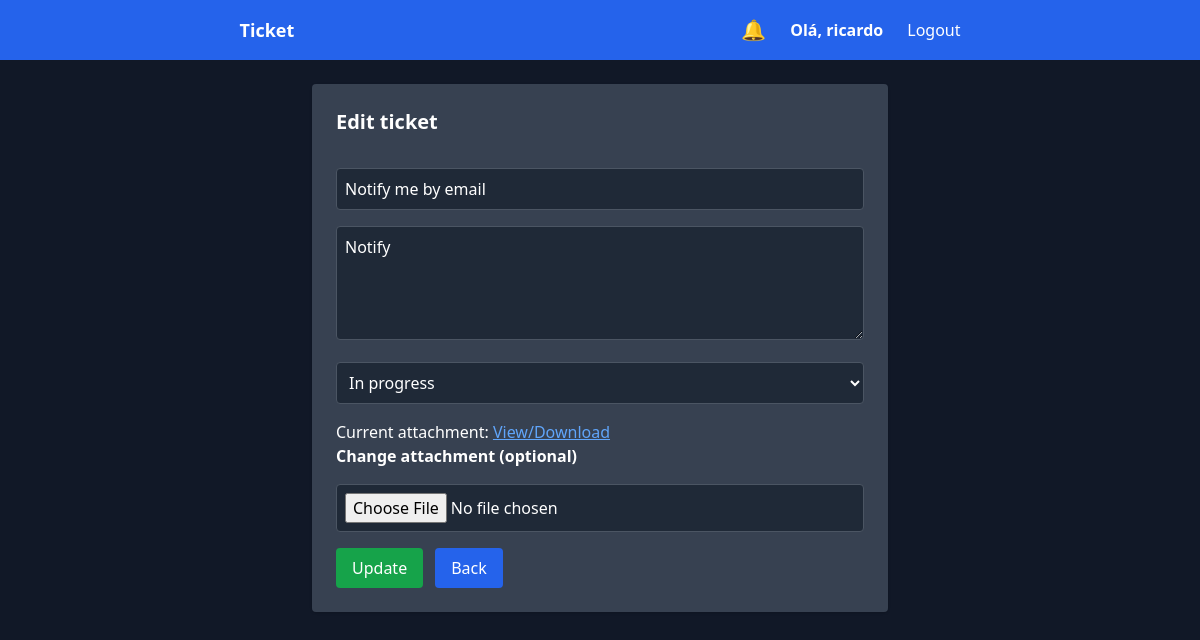
The page /chamados/editar/38/ (signed in) on the database its author committed.
### chamados/models.py (models this page shows, shortened)
class Chamado(models.Model):
    STATUS_CHOICES = (
        ('aberto', 'Open'),
        ('andamento', 'In progress'),
        ('fechado', 'Closed'),
    )
    titulo = models.CharField(max_length=100)
    descricao = models.TextField()
    status = models.CharField(
        max_length=20,
        choices=STATUS_CHOICES,
        default='aberto'
    )
    criado_por = models.ForeignKey(
        User,
        on_delete=models.CASCADE,
        related_name='chamados'
    )
    criado_em = models.DateTimeField(auto_now_add=True)
    anexo = models.FileField(
        upload_to='chamados_anexos/',
        null=True,
        blank=True
    )

### chamados/views.py (the view, shortened to what this page needs)
# urls.py: path('editar/<int:id>/', views.editar_chamado, name='editar_chamado'),  # /chamados/editar/<id>/
@login_required
def editar_chamado(request, id):
    chamado = get_object_or_404(
        Chamado,
        id=id,
        **({} if request.user.is_staff else {'criado_por': request.user})
    )
    if chamado.status == 'fechado':
        messages.error(request, 'Closed tickets cannot be edited.')
        return redirect('lista_chamados')
    return render(request, 'chamados/editar.html', {'chamado': chamado})

### chamados/context_processors.py (called while the page is built)
def notificacoes_nao_lidas(request):
    if request.user.is_authenticated:
        return {
            'notificacoes_nao_lidas': request.user.notificacoes.filter(lida=False),
            'total_notificacoes': request.user.notificacoes.filter(lida=False).count()
        }
    return {}

def notificacoes_usuario(request):
    if request.user.is_authenticated:
        notificacoes = request.user.notificacoes.order_by('-criada_em')[:5]
        nao_lidas = request.user.notificacoes.filter(lida=False).count()
    else:
        notificacoes = []
        nao_lidas = 0
    return {
        'notificacoes': notificacoes,
        'notificacoes_nao_lidas': nao_lidas
    }

### chamados/templates/chamados/editar.html (shortened to what this page needs)
{% extends 'base.html' %}
{% block content %}
{% if request.user.is_staff or chamado.criado_por == request.user and chamado.status != 'fechado' %}
<div class="max-w-xl mx-auto bg-gray-700 p-6 rounded shadow">
  <h2 class="text-xl font-bold mb-4 text-white">Edit ticket</h2>
  <form method="post" class="space-y-4" enctype="multipart/form-data">
    <input
      type="text"
      name="titulo"
      value="{{ chamado.titulo }}"
      class="w-full border border-gray-600 p-2 rounded bg-gray-800 text-white"
      required
    >
    <textarea
      name="descricao"
      class="w-full border border-gray-600 p-2 rounded bg-gray-800 text-white"
      rows="4"
      required
    >{{ chamado.descricao }}</textarea>
    <select
      name="status"
      class="w-full border border-gray-600 p-2 rounded bg-gray-800 text-white"
    >
      <option value="andamento" {% if chamado.status == 'andamento' %}selected{% endif %}>
        In progress
      </option>
    </select>
    {% if chamado.anexo %}
      <p class="text-white">
        Current attachment:
        <a href="{{ chamado.anexo.url }}" target="_blank" class="underline text-blue-400">
          View/Download
        </a>
      </p>
    {% endif %}
    <label for="anexo" class="text-white font-semibold">Change attachment (optional)</label>
    <input
      type="file"
      name="anexo"
      id="anexo"
      class="w-full border border-gray-600 p-2 rounded bg-gray-800 text-white"
    />
    <div class="flex gap-3">
      <button
        type="submit"
        class="bg-green-600 text-white px-4 py-2 rounded hover:bg-green-700"
      >
        Update
      </button>
<a href="{% url 'lista_chamados' %}" class="bg-blue-600 text-white px-4 py-2 rounded hover:bg-blue-700 inline-flex items-center">
  Back
</a>
    </div>
  </form>
</div>
{% else %}
<div class="max-w-xl mx-auto bg-red-900 border border-red-600
            text-red-200 px-6 py-5 rounded-lg text-center font-semibold">
   You do not have permission to edit this ticket.
</div>
{% endif %}
{% endblock %}

### chamados/templates/base.html (shortened to what this page needs)
{% load static %}
<!DOCTYPE html>
<html lang="pt-BR" class="dark">
<head>
  <script src="https://cdn.tailwindcss.com"></script>
</head>
<body class="bg-gray-900 min-h-screen flex flex-col">
<nav class="bg-blue-600 dark:bg-blue-900 text-white px-4 py-4 flex items-center justify-around">
  <h1 class="font-bold text-lg">
    <a href="/">Ticket</a>
  </h1>
  <div class="hidden md:flex items-center gap-6">
    <div class="relative">
      <button id="notifBtn" class="relative text-xl focus:outline-none">
        🔔
      </button>
    </div>
    <div class="relative group">
      <span class="cursor-pointer font-semibold">
        Olá, {{ request.user.username }}
      </span>
    </div>
    <form method="post" action="{% url 'logout' %}">
      <button class="hover:underline">Logout</button>
    </form>
  </div>
</nav>
<main class="p-4 md:p-6 flex-1">
  {% block content %}{% endblock %}
</main>
</body>
</html>

### rows shown on the page
Chamado: titulo "Notify me by email", descricao "Notify", status "In progress"

### other values the page prints
{{ request.user.username }} "ricardo"
